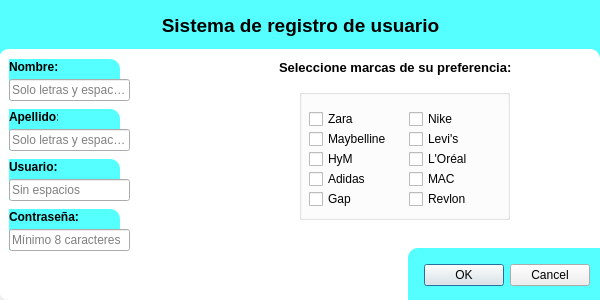
<?xml version="1.0" encoding="UTF-8"?>
<ui version="4.0">
 <class>Registro_Usuario</class>
 <widget class="QDialog" name="Registro_Usuario">
  <property name="geometry">
   <rect>
    <x>0</x>
    <y>0</y>
    <width>600</width>
    <height>300</height>
   </rect>
  </property>
  <property name="windowTitle">
   <string>Registro Usuario</string>
  </property>
  <property name="styleSheet">
   <string notr="true">#Capa0{
	background-color: rgb(85, 255, 255);
}

#Capa1{
	border-radius: 10px;
	background-color: rgb(255, 255, 255);
}

#Capa3{
	border-radius: 10px;
	background-color: rgb(85, 255, 255);
}

#CapaN{
	border-top-right-radius: 10px;
	background-color: rgb(85, 255, 255);
}

#CapaA{
	border-top-right-radius: 10px;
	background-color: rgb(85, 255, 255);
}

#CapaU{
	border-top-right-radius: 10px;
	background-color: rgb(85, 255, 255);
}

#CapaC{
	border-top-right-radius: 10px;
	background-color: rgb(85, 255, 255);
}</string>
  </property>
  <widget class="QWidget" name="Capa0" native="true">
   <property name="geometry">
    <rect>
     <x>0</x>
     <y>0</y>
     <width>601</width>
     <height>91</height>
    </rect>
   </property>
   <widget class="QLabel" name="label">
    <property name="geometry">
     <rect>
      <x>10</x>
      <y>10</y>
      <width>581</width>
      <height>31</height>
     </rect>
    </property>
    <property name="font">
     <font>
      <family>Arial</family>
      <pointsize>14</pointsize>
      <bold>true</bold>
     </font>
    </property>
    <property name="text">
     <string>Sistema de registro de usuario</string>
    </property>
    <property name="alignment">
     <set>Qt::AlignmentFlag::AlignCenter</set>
    </property>
   </widget>
  </widget>
  <widget class="QWidget" name="Capa1" native="true">
   <property name="geometry">
    <rect>
     <x>-1</x>
     <y>49</y>
     <width>601</width>
     <height>251</height>
    </rect>
   </property>
   <widget class="QDialogButtonBox" name="buttonBox">
    <property name="geometry">
     <rect>
      <x>250</x>
      <y>210</y>
      <width>341</width>
      <height>32</height>
     </rect>
    </property>
    <property name="orientation">
     <enum>Qt::Orientation::Horizontal</enum>
    </property>
    <property name="standardButtons">
     <set>QDialogButtonBox::StandardButton::Cancel|QDialogButtonBox::StandardButton::Ok</set>
    </property>
   </widget>
   <widget class="QLineEdit" name="RNombre">
    <property name="geometry">
     <rect>
      <x>10</x>
      <y>30</y>
      <width>121</width>
      <height>22</height>
     </rect>
    </property>
    <property name="maxLength">
     <number>30</number>
    </property>
    <property name="placeholderText">
     <string>Solo letras y espacios</string>
    </property>
   </widget>
   <widget class="QLabel" name="label_2">
    <property name="geometry">
     <rect>
      <x>10</x>
      <y>10</y>
      <width>49</width>
      <height>16</height>
     </rect>
    </property>
    <property name="font">
     <font>
      <family>Arial</family>
      <bold>true</bold>
     </font>
    </property>
    <property name="text">
     <string>Nombre:</string>
    </property>
   </widget>
   <widget class="QLabel" name="label_3">
    <property name="geometry">
     <rect>
      <x>10</x>
      <y>60</y>
      <width>49</width>
      <height>16</height>
     </rect>
    </property>
    <property name="font">
     <font>
      <family>Arial</family>
      <bold>true</bold>
     </font>
    </property>
    <property name="text">
     <string>Apellido:</string>
    </property>
   </widget>
   <widget class="QLineEdit" name="RApellido">
    <property name="geometry">
     <rect>
      <x>10</x>
      <y>80</y>
      <width>121</width>
      <height>22</height>
     </rect>
    </property>
    <property name="maxLength">
     <number>30</number>
    </property>
    <property name="placeholderText">
     <string>Solo letras y espacios</string>
    </property>
   </widget>
   <widget class="QLabel" name="label_4">
    <property name="geometry">
     <rect>
      <x>10</x>
      <y>110</y>
      <width>49</width>
      <height>16</height>
     </rect>
    </property>
    <property name="font">
     <font>
      <family>Arial</family>
      <bold>true</bold>
     </font>
    </property>
    <property name="text">
     <string>Usuario:</string>
    </property>
   </widget>
   <widget class="QLineEdit" name="RUsuario">
    <property name="geometry">
     <rect>
      <x>10</x>
      <y>130</y>
      <width>121</width>
      <height>22</height>
     </rect>
    </property>
    <property name="maxLength">
     <number>30</number>
    </property>
    <property name="placeholderText">
     <string>Sin espacios</string>
    </property>
   </widget>
   <widget class="QLabel" name="label_5">
    <property name="geometry">
     <rect>
      <x>10</x>
      <y>160</y>
      <width>71</width>
      <height>16</height>
     </rect>
    </property>
    <property name="font">
     <font>
      <family>Arial</family>
      <bold>true</bold>
     </font>
    </property>
    <property name="text">
     <string>Contraseña:</string>
    </property>
   </widget>
   <widget class="QLineEdit" name="RContras">
    <property name="geometry">
     <rect>
      <x>10</x>
      <y>180</y>
      <width>121</width>
      <height>22</height>
     </rect>
    </property>
    <property name="maxLength">
     <number>30</number>
    </property>
    <property name="echoMode">
     <enum>QLineEdit::EchoMode::Normal</enum>
    </property>
    <property name="placeholderText">
     <string>Mínimo 8 caracteres</string>
    </property>
   </widget>
   <widget class="QLabel" name="label_6">
    <property name="geometry">
     <rect>
      <x>280</x>
      <y>10</y>
      <width>271</width>
      <height>16</height>
     </rect>
    </property>
    <property name="font">
     <font>
      <family>Arial</family>
      <pointsize>10</pointsize>
      <bold>true</bold>
     </font>
    </property>
    <property name="text">
     <string>Seleccione marcas de su preferencia:</string>
    </property>
   </widget>
   <widget class="QWidget" name="Capa3" native="true">
    <property name="geometry">
     <rect>
      <x>409</x>
      <y>199</y>
      <width>211</width>
      <height>61</height>
     </rect>
    </property>
   </widget>
   <widget class="QWidget" name="CapaN" native="true">
    <property name="geometry">
     <rect>
      <x>10</x>
      <y>10</y>
      <width>111</width>
      <height>41</height>
     </rect>
    </property>
   </widget>
   <widget class="QWidget" name="CapaA" native="true">
    <property name="geometry">
     <rect>
      <x>10</x>
      <y>60</y>
      <width>111</width>
      <height>41</height>
     </rect>
    </property>
   </widget>
   <widget class="QWidget" name="CapaU" native="true">
    <property name="geometry">
     <rect>
      <x>10</x>
      <y>110</y>
      <width>111</width>
      <height>41</height>
     </rect>
    </property>
   </widget>
   <widget class="QWidget" name="CapaC" native="true">
    <property name="geometry">
     <rect>
      <x>10</x>
      <y>160</y>
      <width>111</width>
      <height>41</height>
     </rect>
    </property>
   </widget>
   <widget class="QGroupBox" name="brandsGroup">
    <property name="geometry">
     <rect>
      <x>300</x>
      <y>40</y>
      <width>211</width>
      <height>131</height>
     </rect>
    </property>
    <property name="title">
     <string/>
    </property>
    <widget class="QCheckBox" name="checkBox">
     <property name="geometry">
      <rect>
       <x>10</x>
       <y>20</y>
       <width>101</width>
       <height>20</height>
      </rect>
     </property>
     <property name="text">
      <string>Zara</string>
     </property>
    </widget>
    <widget class="QCheckBox" name="checkBox_3">
     <property name="geometry">
      <rect>
       <x>10</x>
       <y>40</y>
       <width>91</width>
       <height>20</height>
      </rect>
     </property>
     <property name="text">
      <string>Maybelline</string>
     </property>
    </widget>
    <widget class="QCheckBox" name="checkBox_5">
     <property name="geometry">
      <rect>
       <x>10</x>
       <y>60</y>
       <width>121</width>
       <height>20</height>
      </rect>
     </property>
     <property name="text">
      <string>HyM</string>
     </property>
    </widget>
    <widget class="QCheckBox" name="checkBox_7">
     <property name="geometry">
      <rect>
       <x>10</x>
       <y>80</y>
       <width>76</width>
       <height>20</height>
      </rect>
     </property>
     <property name="text">
      <string>Adidas</string>
     </property>
    </widget>
    <widget class="QCheckBox" name="checkBox_8">
     <property name="geometry">
      <rect>
       <x>10</x>
       <y>100</y>
       <width>76</width>
       <height>20</height>
      </rect>
     </property>
     <property name="text">
      <string>Gap</string>
     </property>
    </widget>
    <widget class="QCheckBox" name="checkBox_2">
     <property name="geometry">
      <rect>
       <x>110</x>
       <y>20</y>
       <width>111</width>
       <height>20</height>
      </rect>
     </property>
     <property name="text">
      <string>Nike</string>
     </property>
    </widget>
    <widget class="QCheckBox" name="checkBox_4">
     <property name="geometry">
      <rect>
       <x>110</x>
       <y>40</y>
       <width>76</width>
       <height>20</height>
      </rect>
     </property>
     <property name="text">
      <string>Levi's</string>
     </property>
    </widget>
    <widget class="QCheckBox" name="checkBox_6">
     <property name="geometry">
      <rect>
       <x>110</x>
       <y>60</y>
       <width>141</width>
       <height>20</height>
      </rect>
     </property>
     <property name="text">
      <string>L'Oréal</string>
     </property>
    </widget>
    <widget class="QCheckBox" name="checkBox_9">
     <property name="geometry">
      <rect>
       <x>110</x>
       <y>80</y>
       <width>76</width>
       <height>20</height>
      </rect>
     </property>
     <property name="text">
      <string>MAC</string>
     </property>
    </widget>
    <widget class="QCheckBox" name="checkBox_10">
     <property name="geometry">
      <rect>
       <x>110</x>
       <y>100</y>
       <width>76</width>
       <height>20</height>
      </rect>
     </property>
     <property name="text">
      <string>Revlon</string>
     </property>
    </widget>
   </widget>
   <zorder>label_6</zorder>
   <zorder>Capa3</zorder>
   <zorder>buttonBox</zorder>
   <zorder>CapaN</zorder>
   <zorder>CapaA</zorder>
   <zorder>CapaU</zorder>
   <zorder>CapaC</zorder>
   <zorder>label_2</zorder>
   <zorder>label_3</zorder>
   <zorder>label_4</zorder>
   <zorder>label_5</zorder>
   <zorder>RNombre</zorder>
   <zorder>RApellido</zorder>
   <zorder>RUsuario</zorder>
   <zorder>RContras</zorder>
   <zorder>brandsGroup</zorder>
  </widget>
 </widget>
 <resources/>
 <connections>
  <connection>
   <sender>buttonBox</sender>
   <signal>accepted()</signal>
   <receiver>Registro_Usuario</receiver>
   <slot>accept()</slot>
   <hints>
    <hint type="sourcelabel">
     <x>248</x>
     <y>254</y>
    </hint>
    <hint type="destinationlabel">
     <x>157</x>
     <y>274</y>
    </hint>
   </hints>
  </connection>
  <connection>
   <sender>buttonBox</sender>
   <signal>rejected()</signal>
   <receiver>Registro_Usuario</receiver>
   <slot>reject()</slot>
   <hints>
    <hint type="sourcelabel">
     <x>316</x>
     <y>260</y>
    </hint>
    <hint type="destinationlabel">
     <x>286</x>
     <y>274</y>
    </hint>
   </hints>
  </connection>
 </connections>
</ui>
